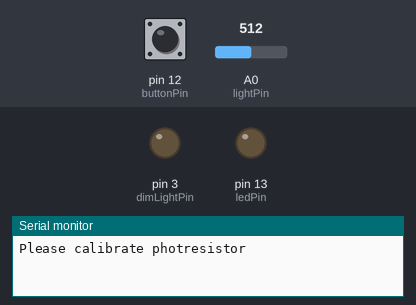
The sketch below on a simulated Arduino Uno, built with avr-gcc and run on an emulated ATmega328P. On the bench: output pins drawn as LEDs (lit = HIGH), the last lines printed to the serial monitor. The test bench sets the inputs (shaded band); at power-on: pin 12 (buttonPin) HIGH, A0 (lightPin) = 512.

Above: at 1.1 s.
1.2 s: pin 12 (buttonPin) pulled LOW for 0.15 s
At 2.4 s:
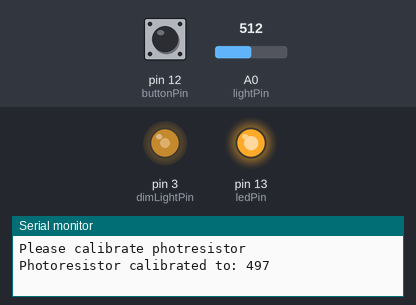
2.8 s: A0 (lightPin) set to 481
At 3.8 s:
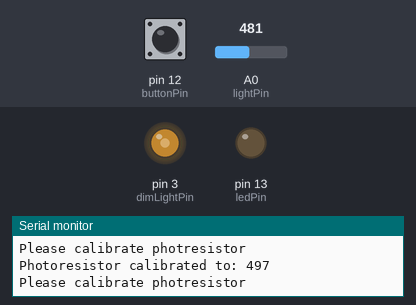
4.3 s: A0 (lightPin) set to 716
At 5.0 s:
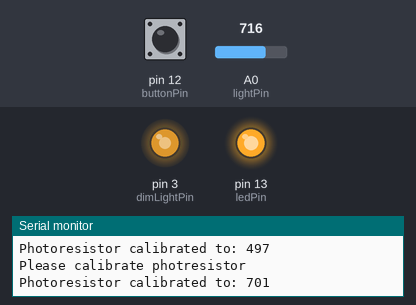
5.8 s: A0 (lightPin) set to 900
At 6.1 s:
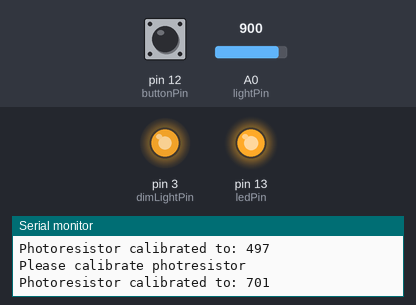
7.3 s: A0 (lightPin) set to 511
At 7.4 s:
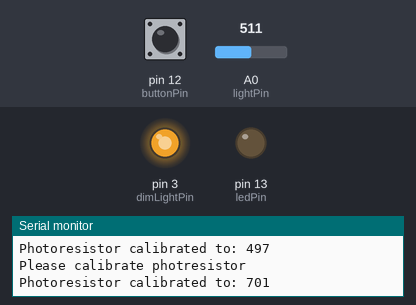
9.0 s: A0 (lightPin) set to 122
At 9.8 s:
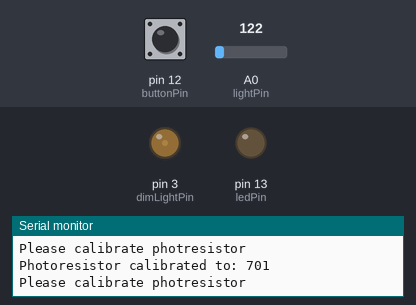
Timing chart, 0 to 11.5 s (numbered marks = the images above; inputs shaded):
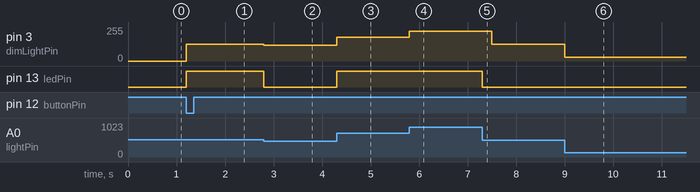

The sketch:

BeanDuino.ino
```cpp
// BeanDuino

// Setup Button hack
int buttonPin=12;
int buttonValue;


// Water level stuff
int resVal; // Sensor Value
int resPin = A5; // Sensor Pin

int dt = 100; // Delay Time

void readWaterLevel() {
  resVal = analogRead(resPin); //Set the sensor value

  if (resVal <= 100) {
    Serial.println("Water level: Empty");
  }
  // If water level is empty

  else if (resVal > 100 && resVal <= 300) {
    Serial.println("Water level: Low");
  }
  // Elif water level low

  else if (resVal > 300 && resVal <= 350) {
    Serial.println("Water level: Medium");
  }
  // Elif water level medium

  else if (resVal > 330) {
    Serial.println("Water level: High");
  }
  // Elif water level high
}
// This function will read the water level

// LED setup stuff
int ledPin = 13;
int dimLightPin = 3;

// Execute Order Photoresistor stuff
int lightLevel;
int lightPin = A0;
int sunLevel; // You left off here. Make sure to get this set to the photoresistor amount and use this to check if the sun is around. You may want to subtract a bit as a fudge factor; sun levels can change quickly and I don't want to be calibrating this thing every two seconds.

// This function will read the light level

void setup() {
  // put your setup code here, to run once:

  pinMode(buttonPin, INPUT);
  digitalWrite(buttonPin, HIGH);
  // I know those last two lines make zero sense. It's a button hack. More info here: https://www.youtube.com/watch?v=ChHNI8yt69g&list=PLGs0VKk2DiYw-L-RibttcvK-WBZm8WLEP&index=34

  pinMode(resPin, INPUT); // PINMODE!!! I almost forgot about this.
  pinMode(lightPin, INPUT); // Pinmode for Photoresistor
  pinMode(ledPin, OUTPUT); // Pinmode for LED
  pinMode(dimLightPin, OUTPUT);
  Serial.begin(9600); // Start the serial monitor (good ol' 9600)
  digitalWrite(ledPin, LOW);

  delay(dt);
  Serial.println("Please calibrate photresistor");
  delay(dt);
  buttonValue = digitalRead(buttonPin);
  while (buttonValue >= 0) {
    lightLevel = analogRead(lightPin);
    buttonValue = digitalRead(buttonPin);

    if (buttonValue < 1) {

      break;
    }


    delay(dt);
  }

  sunLevel = analogRead(lightPin);
  if (sunLevel <= 50) {

  }

  else {
    sunLevel = sunLevel - 15;
  }
  Serial.print("Photoresistor calibrated to: ");
  Serial.println(sunLevel);

  digitalWrite(ledPin, HIGH);
}

void loop() {
  // put your main code here, to run repeatedly:

  lightLevel = analogRead(lightPin);
  lightLevel = lightLevel * (255. / 1023.);
  analogWrite(dimLightPin, lightLevel);
  lightLevel = analogRead(lightPin);

  if (lightLevel < sunLevel) {
    digitalWrite(ledPin, LOW);

    delay(dt);
    Serial.println("Please calibrate photresistor");
    delay(dt);
    buttonValue = digitalRead(buttonPin);
    while (buttonValue >= 0) {
      lightLevel = analogRead(lightPin);
      buttonValue = digitalRead(buttonPin);

      if (buttonValue < 1) {

        break;
      }

      if (lightLevel >= sunLevel) {
        break;
      }
      lightLevel = lightLevel * (255. / 1023.);
      analogWrite(dimLightPin, lightLevel);

      delay(dt);
    }

    sunLevel = analogRead(lightPin);
    if (sunLevel <= 50) {

    }

    else {
      sunLevel = sunLevel - 15;
    }
    Serial.print("Photoresistor calibrated to: ");
    Serial.println(sunLevel);

    digitalWrite(ledPin, HIGH);

  }

}
```

Measured:
- the behaviour switches between 497 and 496 on A0 (lightPin) (found by bisection; images 1 and 2)
- after the input at 1.2 s, pin 3 (dimLightPin): 0/255 → 127/255 at once; pin 13 (ledPin): LOW → HIGH at once
- after the input at 2.8 s, pin 3 (dimLightPin): 127/255 → 119/255 at once; pin 13 (ledPin): HIGH → LOW at once
- after the input at 4.3 s, pin 3 (dimLightPin): 119/255 → 178/255 at once; pin 13 (ledPin): LOW → HIGH at once
- after the input at 5.8 s, pin 3 (dimLightPin): 178/255 → 224/255 at once
- after the input at 7.3 s, pin 3 (dimLightPin): 224/255 → 127/255 after 0.20 s; pin 13 (ledPin): HIGH → LOW at once
- after the input at 9.0 s, pin 3 (dimLightPin): 127/255 → 30/255 at once
